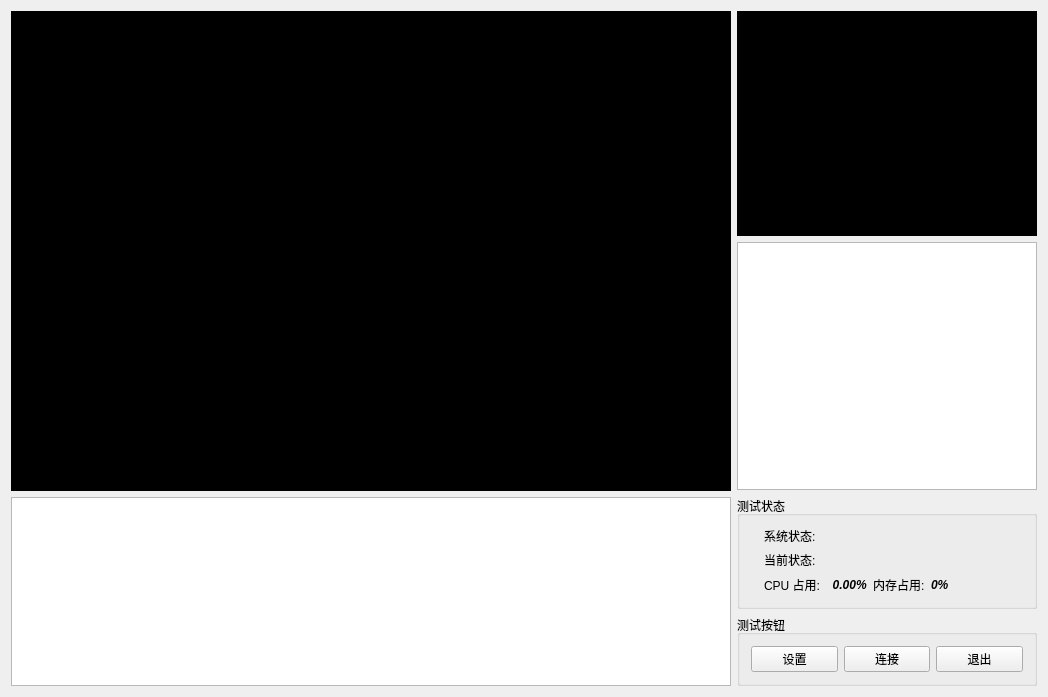
<?xml version="1.0" encoding="UTF-8"?>
<ui version="4.0">
 <class>MainDlgClass</class>
 <widget class="QWidget" name="MainDlgClass">
  <property name="geometry">
   <rect>
    <x>0</x>
    <y>0</y>
    <width>1011</width>
    <height>697</height>
   </rect>
  </property>
  <property name="windowTitle">
   <string>功能检测</string>
  </property>
  <layout class="QHBoxLayout" name="horizontalLayout_3">
   <item>
    <layout class="QVBoxLayout" name="verticalLayout_2">
     <item>
      <widget class="QLabelEx" name="imageLabel">
       <property name="sizePolicy">
        <sizepolicy hsizetype="Fixed" vsizetype="Fixed">
         <horstretch>0</horstretch>
         <verstretch>0</verstretch>
        </sizepolicy>
       </property>
       <property name="minimumSize">
        <size>
         <width>720</width>
         <height>480</height>
        </size>
       </property>
       <property name="styleSheet">
        <string notr="true">background-color: rgb(0, 0, 0);</string>
       </property>
       <property name="text">
        <string/>
       </property>
      </widget>
     </item>
     <item>
      <widget class="QListWidget" name="recordList"/>
     </item>
    </layout>
   </item>
   <item>
    <layout class="QVBoxLayout" name="verticalLayout">
     <item>
      <widget class="QLabel" name="resultLabel">
       <property name="font">
        <font>
         <pointsize>150</pointsize>
        </font>
       </property>
       <property name="styleSheet">
        <string notr="true">background-color: rgb(0, 0, 0);</string>
       </property>
       <property name="text">
        <string>NO</string>
       </property>
       <property name="alignment">
        <set>Qt::AlignCenter</set>
       </property>
      </widget>
     </item>
     <item>
      <widget class="QListWidget" name="resultList"/>
     </item>
     <item>
      <widget class="QGroupBox" name="groupBox_2">
       <property name="title">
        <string>测试状态</string>
       </property>
       <layout class="QVBoxLayout" name="verticalLayout_3">
        <item>
         <layout class="QHBoxLayout" name="horizontalLayout_4">
          <item>
           <widget class="QLabel" name="label">
            <property name="sizePolicy">
             <sizepolicy hsizetype="Fixed" vsizetype="Preferred">
              <horstretch>0</horstretch>
              <verstretch>0</verstretch>
             </sizepolicy>
            </property>
            <property name="autoFillBackground">
             <bool>false</bool>
            </property>
            <property name="frameShape">
             <enum>QFrame::NoFrame</enum>
            </property>
            <property name="text">
             <string/>
            </property>
            <property name="textFormat">
             <enum>Qt::AutoText</enum>
            </property>
            <property name="pixmap">
             <pixmap resource="Resource.qrc">:/images/Resources/images/system.ico</pixmap>
            </property>
            <property name="scaledContents">
             <bool>false</bool>
            </property>
           </widget>
          </item>
          <item>
           <widget class="QLabel" name="label_2">
            <property name="sizePolicy">
             <sizepolicy hsizetype="Fixed" vsizetype="Preferred">
              <horstretch>0</horstretch>
              <verstretch>0</verstretch>
             </sizepolicy>
            </property>
            <property name="font">
             <font>
              <pointsize>9</pointsize>
             </font>
            </property>
            <property name="text">
             <string>系统状态:</string>
            </property>
           </widget>
          </item>
          <item>
           <widget class="QLabel" name="systemLabel">
            <property name="text">
             <string/>
            </property>
           </widget>
          </item>
         </layout>
        </item>
        <item>
         <layout class="QHBoxLayout" name="horizontalLayout_2">
          <item>
           <widget class="QLabel" name="label_4">
            <property name="sizePolicy">
             <sizepolicy hsizetype="Fixed" vsizetype="Preferred">
              <horstretch>0</horstretch>
              <verstretch>0</verstretch>
             </sizepolicy>
            </property>
            <property name="text">
             <string/>
            </property>
            <property name="pixmap">
             <pixmap resource="Resource.qrc">:/images/Resources/images/system.ico</pixmap>
            </property>
           </widget>
          </item>
          <item>
           <widget class="QLabel" name="label_3">
            <property name="sizePolicy">
             <sizepolicy hsizetype="Fixed" vsizetype="Preferred">
              <horstretch>0</horstretch>
              <verstretch>0</verstretch>
             </sizepolicy>
            </property>
            <property name="text">
             <string>当前状态:</string>
            </property>
           </widget>
          </item>
          <item>
           <widget class="QLabel" name="statusLabel">
            <property name="text">
             <string/>
            </property>
           </widget>
          </item>
         </layout>
        </item>
        <item>
         <layout class="QHBoxLayout" name="horizontalLayout_6">
          <item>
           <widget class="QLabel" name="label_7">
            <property name="sizePolicy">
             <sizepolicy hsizetype="Fixed" vsizetype="Preferred">
              <horstretch>0</horstretch>
              <verstretch>0</verstretch>
             </sizepolicy>
            </property>
            <property name="text">
             <string/>
            </property>
            <property name="pixmap">
             <pixmap resource="Resource.qrc">:/images/Resources/images/system.ico</pixmap>
            </property>
           </widget>
          </item>
          <item>
           <widget class="QLabel" name="label_6">
            <property name="sizePolicy">
             <sizepolicy hsizetype="Fixed" vsizetype="Preferred">
              <horstretch>0</horstretch>
              <verstretch>0</verstretch>
             </sizepolicy>
            </property>
            <property name="text">
             <string>CPU 占用:</string>
            </property>
           </widget>
          </item>
          <item>
           <widget class="QLabel" name="cpuLabel">
            <property name="sizePolicy">
             <sizepolicy hsizetype="Fixed" vsizetype="Preferred">
              <horstretch>0</horstretch>
              <verstretch>0</verstretch>
             </sizepolicy>
            </property>
            <property name="font">
             <font>
              <pointsize>9</pointsize>
              <weight>75</weight>
              <italic>true</italic>
              <bold>true</bold>
             </font>
            </property>
            <property name="text">
             <string>  0.00%</string>
            </property>
           </widget>
          </item>
          <item>
           <widget class="QLabel" name="label_5">
            <property name="sizePolicy">
             <sizepolicy hsizetype="Fixed" vsizetype="Preferred">
              <horstretch>0</horstretch>
              <verstretch>0</verstretch>
             </sizepolicy>
            </property>
            <property name="text">
             <string>内存占用:</string>
            </property>
           </widget>
          </item>
          <item>
           <widget class="QLabel" name="memLabel">
            <property name="font">
             <font>
              <weight>75</weight>
              <italic>true</italic>
              <bold>true</bold>
             </font>
            </property>
            <property name="text">
             <string>0%</string>
            </property>
           </widget>
          </item>
          <item>
           <spacer name="horizontalSpacer">
            <property name="orientation">
             <enum>Qt::Horizontal</enum>
            </property>
            <property name="sizeType">
             <enum>QSizePolicy::Preferred</enum>
            </property>
            <property name="sizeHint" stdset="0">
             <size>
              <width>40</width>
              <height>20</height>
             </size>
            </property>
           </spacer>
          </item>
         </layout>
        </item>
       </layout>
      </widget>
     </item>
     <item>
      <widget class="QGroupBox" name="groupBox">
       <property name="title">
        <string>测试按钮</string>
       </property>
       <layout class="QHBoxLayout" name="horizontalLayout">
        <item>
         <widget class="QPushButton" name="settingButton">
          <property name="text">
           <string>设置</string>
          </property>
          <property name="icon">
           <iconset resource="Resource.qrc">
            <normaloff>:/images/Resources/images/setting.ico</normaloff>:/images/Resources/images/setting.ico</iconset>
          </property>
         </widget>
        </item>
        <item>
         <widget class="QPushButton" name="connectButton">
          <property name="text">
           <string>连接</string>
          </property>
          <property name="icon">
           <iconset resource="Resource.qrc">
            <normaloff>:/images/Resources/images/connect.ico</normaloff>:/images/Resources/images/connect.ico</iconset>
          </property>
         </widget>
        </item>
        <item>
         <widget class="QPushButton" name="exitButton">
          <property name="text">
           <string>退出</string>
          </property>
          <property name="icon">
           <iconset resource="Resource.qrc">
            <normaloff>:/images/Resources/images/exit.ico</normaloff>:/images/Resources/images/exit.ico</iconset>
          </property>
         </widget>
        </item>
       </layout>
      </widget>
     </item>
    </layout>
   </item>
   <item>
    <spacer name="horizontalSpacer_2">
     <property name="orientation">
      <enum>Qt::Horizontal</enum>
     </property>
     <property name="sizeType">
      <enum>QSizePolicy::Minimum</enum>
     </property>
     <property name="sizeHint" stdset="0">
      <size>
       <width>0</width>
       <height>20</height>
      </size>
     </property>
    </spacer>
   </item>
  </layout>
 </widget>
 <layoutdefault spacing="6" margin="11"/>
 <customwidgets>
  <customwidget>
   <class>QLabelEx</class>
   <extends>QLabel</extends>
   <header location="global">Detection/QLabelEx.h</header>
  </customwidget>
 </customwidgets>
 <resources>
  <include location="Resource.qrc"/>
 </resources>
 <connections/>
</ui>
